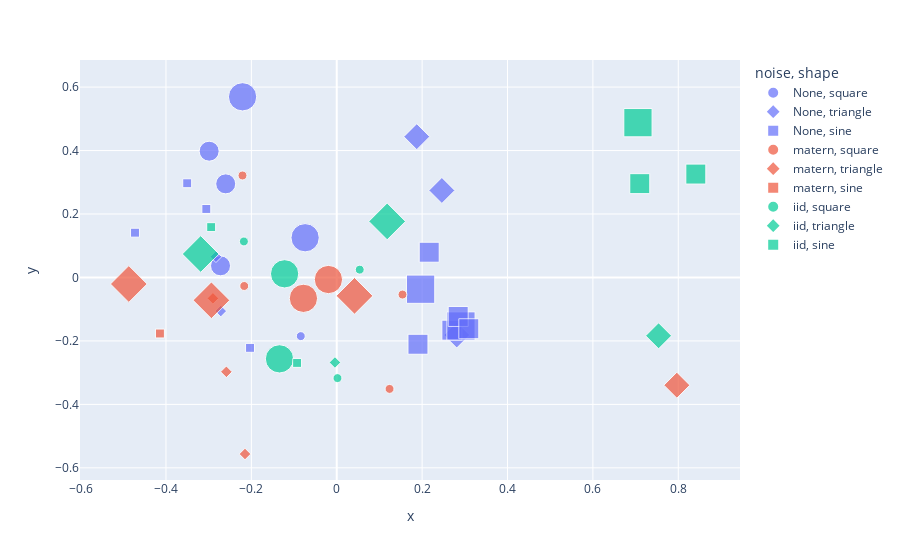

Notebook code for this chart:
### Code cell
import plotly.express as px

fig = px.scatter(
    df_plot, x="x", y="y", 
    symbol="shape",
    color='noise', 
    size="period", 
    )#hover_data=['period'])
fig.show()

### Figure 1 — Plotly figure (JSON) as saved in the notebook; plotly's stock layout.template omitted (floating-point values rounded to 4 significant figures)
{"data": [{"hovertemplate": "noise=None<br>shape=square<br>x=%{x}<br>y=%{y}<br>period=%{marker.size}<extra></extra>", "legendgroup": "None, square", "marker": {"color": "#636efa", "size": [10, 10, 2, 20, 20, 10], "sizemode": "area", "sizeref": 0.05, "symbol": "circle"}, "mode": "markers", "name": "None, square", "showlegend": true, "type": "scatter", "x": [-0.2988, -0.2601, -0.08425, -0.07407, -0.2206, -0.2722], "xaxis": "x", "y": [0.398, 0.295, -0.1849, 0.1252, 0.5693, 0.03669], "yaxis": "y"}, {"hovertemplate": "noise=None<br>shape=triangle<br>x=%{x}<br>y=%{y}<br>period=%{marker.size}<extra></extra>", "legendgroup": "None, triangle", "marker": {"color": "#636efa", "size": [2, 10, 10, 2, 10], "sizemode": "area", "sizeref": 0.05, "symbol": "diamond"}, "mode": "markers", "name": "None, triangle", "showlegend": true, "type": "scatter", "x": [-0.2716, 0.2462, 0.1875, -0.283, 0.281], "xaxis": "x", "y": [-0.106, 0.2742, 0.4438, 0.06525, -0.1813], "yaxis": "y"}, {"hovertemplate": "noise=None<br>shape=sine<br>x=%{x}<br>y=%{y}<br>period=%{marker.size}<extra></extra>", "legendgroup": "None, sine", "marker": {"color": "#636efa", "size": [20, 10, 2, 2, 10, 20, 10, 2, 2, 10, 10], "sizemode": "area", "sizeref": 0.05, "symbol": "square"}, "mode": "markers", "name": "None, sine", "showlegend": true, "type": "scatter", "x": [0.1965, 0.2166, -0.4725, -0.3503, 0.2697, 0.2909, 0.2845, -0.2031, -0.3055, 0.1903, 0.3093], "xaxis": "x", "y": [-0.03703, 0.07955, 0.1411, 0.297, -0.1661, -0.1529, -0.1229, -0.2218, 0.2158, -0.2105, -0.1615], "yaxis": "y"}, {"hovertemplate": "noise=matern<br>shape=square<br>x=%{x}<br>y=%{y}<br>period=%{marker.size}<extra></extra>", "legendgroup": "matern, square", "marker": {"color": "#EF553B", "size": [2, 20, 20, 2, 2, 2], "sizemode": "area", "sizeref": 0.05, "symbol": "circle"}, "mode": "markers", "name": "matern, square", "showlegend": true, "type": "scatter", "x": [0.1237, -0.07803, -0.01947, 0.154, -0.2208, -0.2167], "xaxis": "x", "y": [-0.3512, -0.06576, -0.006499, -0.05384, 0.3214, -0.02688], "yaxis": "y"}, {"hovertemplate": "noise=matern<br>shape=triangle<br>x=%{x}<br>y=%{y}<br>period=%{marker.size}<extra></extra>", "legendgroup": "matern, triangle", "marker": {"color": "#EF553B", "size": [2, 20, 20, 2, 2, 10, 20], "sizemode": "area", "sizeref": 0.05, "symbol": "diamond"}, "mode": "markers", "name": "matern, triangle", "showlegend": true, "type": "scatter", "x": [-0.29, -0.2936, 0.04161, -0.2149, -0.2586, 0.7967, -0.4871], "xaxis": "x", "y": [-0.06585, -0.07197, -0.05798, -0.5564, -0.2973, -0.3396, -0.0206], "yaxis": "y"}, {"hovertemplate": "noise=matern<br>shape=sine<br>x=%{x}<br>y=%{y}<br>period=%{marker.size}<extra></extra>", "legendgroup": "matern, sine", "marker": {"color": "#EF553B", "size": [2], "sizemode": "area", "sizeref": 0.05, "symbol": "square"}, "mode": "markers", "name": "matern, sine", "showlegend": true, "type": "scatter", "x": [-0.4141], "xaxis": "x", "y": [-0.1766], "yaxis": "y"}, {"hovertemplate": "noise=iid<br>shape=square<br>x=%{x}<br>y=%{y}<br>period=%{marker.size}<extra></extra>", "legendgroup": "iid, square", "marker": {"color": "#00cc96", "size": [2, 2, 2, 20, 20], "sizemode": "area", "sizeref": 0.05, "symbol": "circle"}, "mode": "markers", "name": "iid, square", "showlegend": true, "type": "scatter", "x": [0.05384, -0.2175, 0.001739, -0.1341, -0.1221], "xaxis": "x", "y": [0.02467, 0.1135, -0.3172, -0.2566, 0.01147], "yaxis": "y"}, {"hovertemplate": "noise=iid<br>shape=triangle<br>x=%{x}<br>y=%{y}<br>period=%{marker.size}<extra></extra>", "legendgroup": "iid, triangle", "marker": {"color": "#00cc96", "size": [10, 20, 20, 2], "sizemode": "area", "sizeref": 0.05, "symbol": "diamond"}, "mode": "markers", "name": "iid, triangle", "showlegend": true, "type": "scatter", "x": [0.7539, -0.3187, 0.1181, -0.004172], "xaxis": "x", "y": [-0.1838, 0.07393, 0.1767, -0.2679], "yaxis": "y"}, {"hovertemplate": "noise=iid<br>shape=sine<br>x=%{x}<br>y=%{y}<br>period=%{marker.size}<extra></extra>", "legendgroup": "iid, sine", "marker": {"color": "#00cc96", "size": [2, 20, 2, 10, 10], "sizemode": "area", "sizeref": 0.05, "symbol": "square"}, "mode": "markers", "name": "iid, sine", "showlegend": true, "type": "scatter", "x": [-0.2941, 0.7056, -0.09289, 0.8411, 0.7099], "xaxis": "x", "y": [0.1587, 0.4878, -0.2693, 0.3259, 0.2957], "yaxis": "y"}], "layout": {"legend": {"itemsizing": "constant", "title": {"text": "noise, shape"}, "tracegroupgap": 0}, "margin": {"t": 60}, "xaxis": {"anchor": "y", "domain": [0, 1], "title": {"text": "x"}}, "yaxis": {"anchor": "x", "domain": [0, 1], "title": {"text": "y"}}}}
